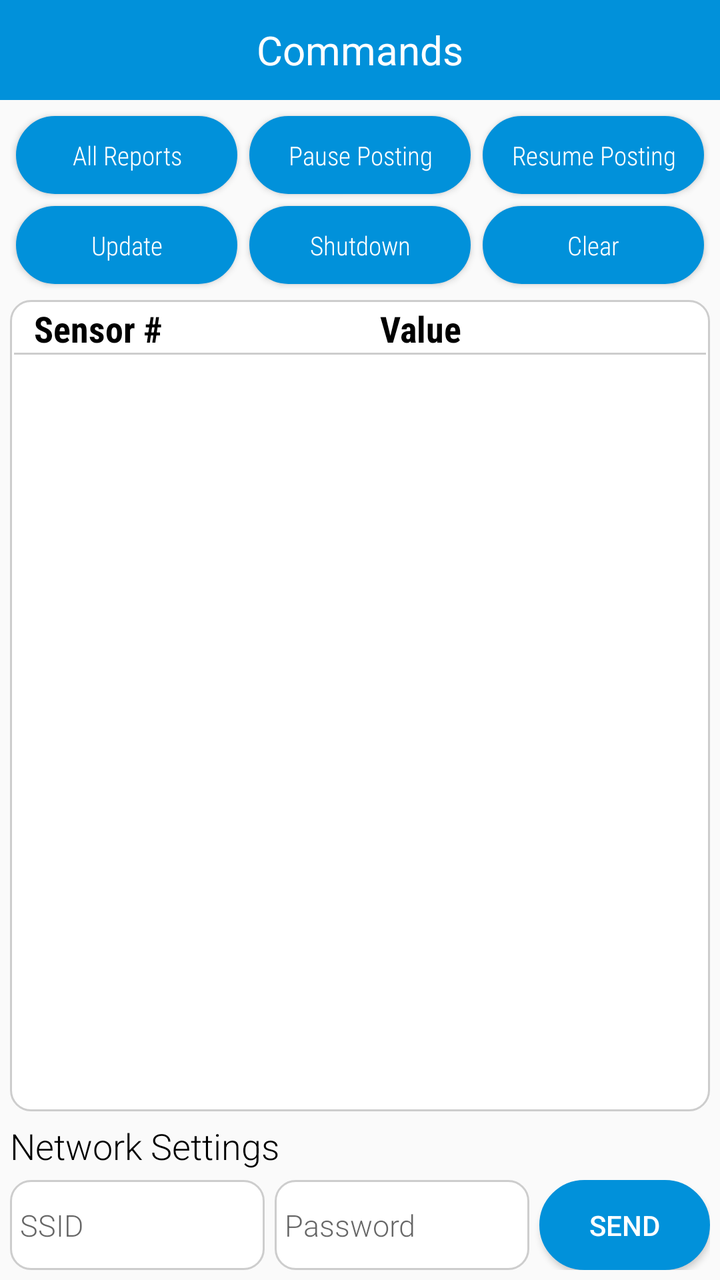
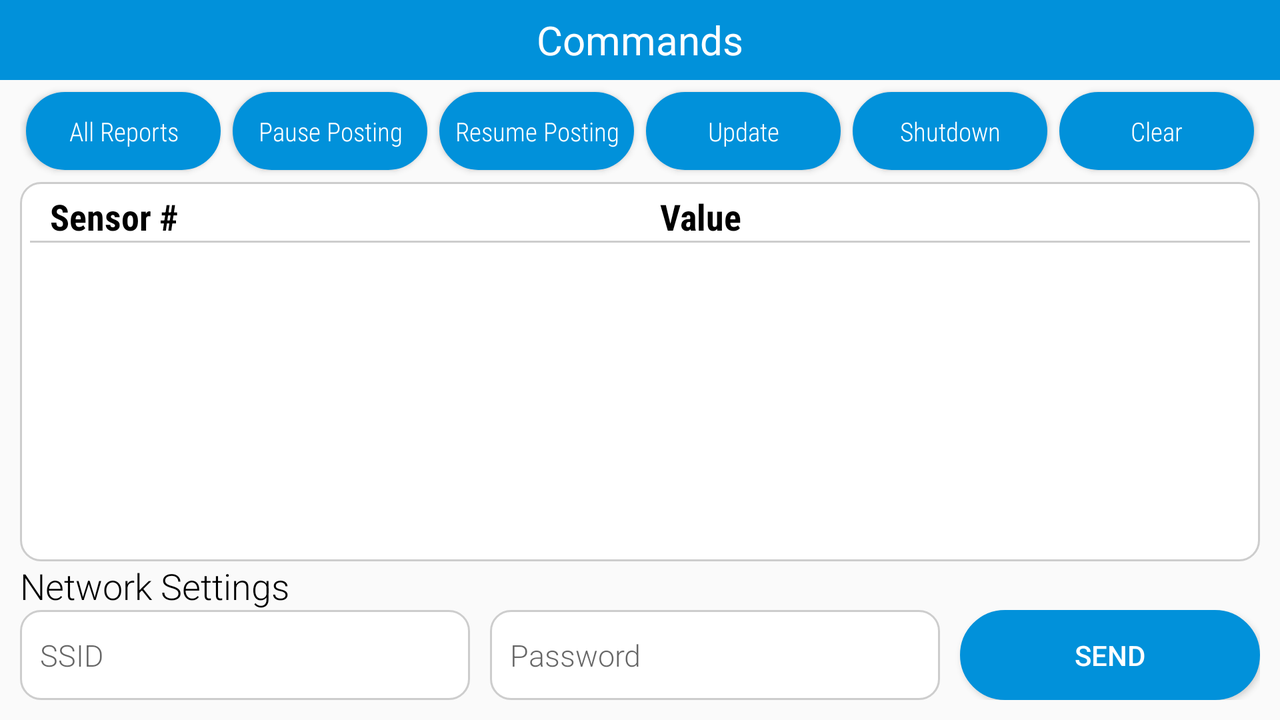

The same Android screen from two of the app's own layout files: first res/layout/ as a phone draws it, then the repository's variant for another configuration, drawn on a device whose configuration selects that folder. Both files follow.
<!-- AndroidManifest.xml: application theme AppTheme -->
<!-- res/layout/activity_dashboard.xml -->
<?xml version="1.0" encoding="utf-8"?>
<RelativeLayout xmlns:android="http://schemas.android.com/apk/res/android"
    xmlns:app="http://schemas.android.com/apk/res-auto"
    xmlns:tools="http://schemas.android.com/tools"
    android:layout_width="match_parent"
    android:layout_height="match_parent"
    android:orientation="vertical"
    tools:context=".Activities.DashboardActivity">

    <LinearLayout
        android:id="@+id/menu"
        android:layout_width="match_parent"
        android:layout_height="50dp"
        android:background="@color/light_blue"
        android:orientation="horizontal">

        <TextView
            android:layout_width="match_parent"
            android:layout_height="match_parent"
            android:gravity="center"
            android:text="Commands"
            android:textColor="@color/white"
            android:textSize="20dp" />
    </LinearLayout>

    <LinearLayout
        android:id="@+id/btn_layout1"
        android:layout_width="match_parent"
        android:layout_height="45dp"
        android:layout_below="@id/menu"
        android:layout_marginTop="5dp"
        android:layout_marginLeft="05dp"
        android:layout_marginRight="05dp"
        android:orientation="horizontal"
        android:weightSum="3">

        <Button
            android:id="@+id/btn_allReports"
            style="@style/Widget.AppCompat.Button"
            android:layout_width="0dp"
            android:layout_height="match_parent"
            android:layout_margin="3dp"
            android:layout_weight="1"
            android:background="@drawable/button_click"
            android:fontFamily="sans-serif-condensed-light"
            android:text="@string/txt_allreports"
            android:textAllCaps="false"
            android:textColor="@color/white"
            android:textSize="13dp" />

        <Button
            android:id="@+id/btn_pause"
            android:layout_width="0dp"
            android:layout_height="match_parent"
            android:layout_margin="3dp"
            android:layout_weight="1"
            android:background="@drawable/button_click"
            android:fontFamily="sans-serif-condensed-light"
            android:text="@string/txt_pause"
            android:textAllCaps="false"
            android:textColor="@color/white"
            android:textSize="13dp" />

        <Button
            android:id="@+id/btn_resume"
            android:layout_width="0dp"
            android:layout_height="match_parent"
            android:layout_margin="3dp"
            android:layout_weight="1"
            android:background="@drawable/button_click"
            android:fontFamily="sans-serif-condensed-light"
            android:text="@string/txt_resume"
            android:textAllCaps="false"
            android:textColor="@color/white"
            android:textSize="13dp" />
    </LinearLayout>

    <LinearLayout
        android:layout_marginBottom="5dp"
        android:id="@+id/btn_layout2"
        android:layout_width="match_parent"
        android:layout_height="45dp"
        android:layout_below="@id/btn_layout1"
        android:layout_marginLeft="05dp"
        android:layout_marginRight="05dp"
        android:orientation="horizontal"
        android:weightSum="3">

        <Button
            android:id="@+id/btn_update"
            style="@style/Widget.AppCompat.Button"
            android:layout_width="0dp"
            android:layout_height="match_parent"
            android:layout_margin="3dp"
            android:layout_weight="1"
            android:background="@drawable/button_click"
            android:fontFamily="sans-serif-condensed-light"
            android:text="@string/txt_update"
            android:textAllCaps="false"
            android:textColor="@color/white"
            android:textSize="13dp" />

        <Button
            android:id="@+id/btn_shutdown"
            android:layout_width="0dp"
            android:layout_height="match_parent"
            android:layout_margin="3dp"
            android:layout_weight="1"
            android:background="@drawable/button_click"
            android:fontFamily="sans-serif-condensed-light"
            android:text="@string/txt_shutdown"
            android:textAllCaps="false"
            android:textColor="@color/white"
            android:textSize="13dp" />

        <Button
            android:id="@+id/btn_clear"
            android:layout_width="0dp"
            android:layout_height="match_parent"
            android:layout_margin="3dp"
            android:layout_weight="1"
            android:background="@drawable/button_click"
            android:fontFamily="sans-serif-condensed-light"
            android:text="@string/txt_clear"
            android:textAllCaps="false"
            android:textColor="@color/white"
            android:textSize="13dp" />
    </LinearLayout>

    <RelativeLayout
        android:layout_width="match_parent"
        android:layout_height="match_parent"
        android:layout_above="@id/layout_4"
        android:layout_below="@+id/btn_layout2"
        android:layout_marginLeft="05dp"
        android:layout_marginRight="05dp"
        android:background="@drawable/background">

        <LinearLayout
            android:id="@+id/tree_heading"
            android:layout_width="match_parent"
            android:layout_height="wrap_content"
            android:orientation="horizontal"
            android:weightSum="2">

            <TextView
                android:layout_width="0dp"
                android:layout_height="wrap_content"
                android:layout_weight="1"
                android:fontFamily="sans-serif-condensed"
                android:paddingLeft="10dp"
                android:text="@string/sensors"
                android:textColor="@color/black"
                android:textSize="18dp"
                android:textStyle="bold" />

            <TextView
                android:layout_width="0dp"
                android:layout_height="wrap_content"
                android:layout_weight="1"
                android:fontFamily="sans-serif-condensed"
                android:paddingLeft="10dp"
                android:text="@string/value"
                android:textColor="@color/black"
                android:textSize="18dp"
                android:textStyle="bold" />
        </LinearLayout>

        <View
            android:id="@+id/divider"
            android:layout_width="match_parent"
            android:layout_height="1dp"
            android:layout_below="@id/tree_heading"
            android:background="@color/grey" />

        <LinearLayout
            android:layout_width="match_parent"
            android:layout_height="match_parent"
            android:layout_below="@id/divider"
            android:orientation="vertical">

            <Spinner
                android:id="@+id/department"
                android:layout_width="match_parent"
                android:layout_height="wrap_content"
                android:layout_alignParentLeft="true"
                android:layout_alignParentTop="true"
                android:textStyle="bold"
                android:visibility="gone" />

            <Button
                android:id="@+id/add"
                android:layout_width="wrap_content"
                android:layout_height="wrap_content"
                android:layout_below="@id/department"
                android:layout_alignParentRight="true"
                android:text="@string/add"
                android:visibility="gone" />

            <EditText
                android:id="@+id/product"
                android:layout_width="fill_parent"
                android:layout_height="wrap_content"
                android:layout_below="@id/department"
                android:layout_alignBaseline="@id/add"
                android:layout_alignParentLeft="true"
                android:layout_toLeftOf="@id/add"
                android:ems="10"
                android:hint="@string/product_hint"
                android:inputType="text"
                android:visibility="gone" />

            <TextView
                android:id="@+id/textView1"
                android:layout_width="match_parent"
                android:layout_height="wrap_content"
                android:layout_below="@id/product"
                android:layout_alignParentLeft="true"
                android:layout_margin="3dp"
                android:padding="5dp"
                android:text="@string/department_store"
                android:textAppearance="?android:attr/textAppearanceMedium"
                android:textStyle="bold"
                android:visibility="gone" />

            <ExpandableListView
                android:id="@+id/myList"
                android:layout_width="match_parent"
                android:layout_height="match_parent"
                android:layout_below="@id/textView1" />

        </LinearLayout>

        <RelativeLayout
            android:id="@+id/view"
            android:layout_width="match_parent"
            android:layout_height="match_parent" />

    </RelativeLayout>

    <LinearLayout
        android:id="@+id/layout_4"
        android:layout_width="match_parent"
        android:layout_height="wrap_content"
        android:layout_alignParentBottom="true"
        android:layout_margin="05dp"
        android:layout_marginLeft="05dp"
        android:layout_marginRight="05dp"
        android:orientation="vertical">

        <TextView
            android:layout_width="wrap_content"
            android:layout_height="wrap_content"
            android:fontFamily="sans-serif-light"
            android:text="@string/txt_network_settings"
            android:textColor="@color/black"
            android:textSize="18dp" />

        <LinearLayout
            android:layout_width="match_parent"
            android:layout_height="45dp"
            android:layout_marginTop="5dp"
            android:orientation="horizontal"
            android:weightSum="4">

            <EditText
                android:id="@+id/network_ssd"
                android:layout_width="0dp"
                android:layout_height="match_parent"
                android:layout_weight="1.5"
                android:background="@drawable/background"
                android:fontFamily="sans-serif-light"
                android:hint="@string/txt_ssid"
                android:paddingLeft="5dp"
                android:singleLine="true"
                android:textSize="15dp" />

            <EditText
                android:id="@+id/network_pass"
                android:layout_width="0dp"
                android:layout_height="match_parent"
                android:layout_marginLeft="5dp"
                android:layout_weight="1.5"
                android:background="@drawable/background"
                android:fontFamily="sans-serif-light"
                android:hint="@string/txt_password"
                android:paddingLeft="5dp"
                android:singleLine="true"
                android:textSize="15dp" />

            <Button
                android:id="@+id/btn_send"
                android:layout_width="0dp"
                android:layout_height="match_parent"
                android:layout_marginLeft="5dp"
                android:layout_weight="1"
                android:background="@drawable/button_click"
                android:text="@string/txt_send"
                android:textColor="@color/white" />
        </LinearLayout>
    </LinearLayout>

</RelativeLayout>
<!-- resources referenced by this layout -->
<resources>
  <color name="black">#000000</color>
  <color name="grey">#CDCDCD</color>
  <color name="light_blue">#0191da</color>
  <color name="white">#FFFFFF</color>
  <!-- drawable background (drawable) -->
  <?xml version="1.0" encoding="UTF-8"?>
  <shape xmlns:android="http://schemas.android.com/apk/res/android"
      android:id="@+id/listview_background_shape">
      <padding
          android:bottom="2dp"
          android:left="2dp"
          android:right="2dp"
          android:top="2dp" />
      <corners android:radius="10dp" />
      <solid android:color="@color/white"/>
      <stroke
          android:width="1dp"
          android:color="@color/grey" />
  </shape>
  <!-- drawable button_click (drawable-v24) -->
  <?xml version="1.0" encoding="utf-8"?>
  <selector xmlns:android="http://schemas.android.com/apk/res/android">
      <item android:drawable="@drawable/bg_button_dark" android:state_pressed="true" />
      <item android:drawable="@drawable/bg_button_dark" android:state_hovered="true" />
      <item android:drawable="@drawable/bg_button_light" />
  </selector>
  <string name="add">Add</string>
  <string name="department_store">Department Store</string>
  <string name="product_hint">Products</string>
  <string name="sensors">Sensor #</string>
  <string name="txt_allreports">All Reports</string>
  <string name="txt_clear">Clear</string>
  <string name="txt_network_settings">Network Settings</string>
  <string name="txt_password">Password</string>
  <string name="txt_pause">Pause Posting</string>
  <string name="txt_resume">Resume Posting</string>
  <string name="txt_send">Send</string>
  <string name="txt_shutdown">Shutdown</string>
  <string name="txt_ssid">SSID</string>
  <string name="txt_update">Update</string>
  <string name="value">Value</string>
  <style name="AppTheme" parent="Theme.AppCompat.Light.NoActionBar">
          
          <item name="colorPrimary">@color/light_blue</item>
          <item name="android:windowLightStatusBar" tools:targetApi="m">true</item>
          <item name="colorPrimaryDark">@color/dark_blue</item>
          <item name="android:statusBarColor" tools:targetApi="lollipop">@color/white</item>
          <item name="colorAccent">@color/black</item>
      </style>
  <!-- drawable bg_button_dark (drawable-v24) -->
  <?xml version="1.0" encoding="UTF-8"?>
  <shape xmlns:android="http://schemas.android.com/apk/res/android"
      android:id="@+id/listview_background_shape">
      <padding
          android:bottom="2dp"
          android:left="2dp"
          android:right="2dp"
          android:top="2dp" />
      <corners android:radius="10dp" />
      <solid android:color="@color/dark_blue" />
      <stroke
          android:width="1dp"
          android:color="@color/dark_blue" />
  </shape>
  <!-- drawable bg_button_light (drawable-v24) -->
  <?xml version="1.0" encoding="UTF-8"?>
  <shape xmlns:android="http://schemas.android.com/apk/res/android"
      android:id="@+id/listview_background_shape">
      <padding
          android:bottom="2dp"
          android:left="2dp"
          android:right="2dp"
          android:top="2dp" />
      <corners android:radius="250dp" />
      <solid android:color="@color/light_blue" />
      <stroke
          android:width="1dp"
          android:color="@color/light_blue" />
  </shape>
  <color name="dark_blue">#1c477e</color>
</resources>
<!-- res/layout-land/activity_dashboard.xml (the repository's variant of the layout above) -->
<!-- drawn on the phone turned sideways -->
<?xml version="1.0" encoding="utf-8"?>
<RelativeLayout xmlns:android="http://schemas.android.com/apk/res/android"
    xmlns:app="http://schemas.android.com/apk/res-auto"
    xmlns:tools="http://schemas.android.com/tools"
    android:layout_width="match_parent"
    android:layout_height="match_parent"
    tools:context=".Activities.DashboardActivity">

    <LinearLayout
        android:id="@+id/menu"
        android:layout_width="match_parent"
        android:layout_height="40dp"
        android:background="@color/light_blue"
        android:orientation="horizontal">

        <TextView
            android:layout_width="match_parent"
            android:layout_height="match_parent"
            android:gravity="center"
            android:text="Commands"
            android:textColor="@color/white"
            android:textSize="20dp" />
    </LinearLayout>

    <LinearLayout
        android:layout_marginTop="3dp"
        android:layout_marginBottom="3dp"
        android:layout_marginLeft="10dp"
        android:layout_marginRight="10dp"
        android:id="@+id/btn_layout1"
        android:layout_width="match_parent"
        android:layout_height="45dp"
        android:layout_below="@+id/menu"
        android:orientation="horizontal"
        android:weightSum="6">

        <Button
            android:id="@+id/btn_allReports"
            style="@style/Widget.AppCompat.Button"
            android:layout_width="0dp"
            android:layout_height="match_parent"
            android:layout_margin="3dp"
            android:layout_weight="1"
            android:background="@drawable/button_click"
            android:fontFamily="sans-serif-condensed-light"
            android:text="@string/txt_allreports"
            android:textAllCaps="false"
            android:textColor="@color/white"
            android:textSize="13dp" />

        <Button
            android:id="@+id/btn_pause"
            android:layout_width="0dp"
            android:layout_height="match_parent"
            android:layout_margin="3dp"
            android:layout_weight="1"
            android:background="@drawable/button_click"
            android:fontFamily="sans-serif-condensed-light"
            android:text="@string/txt_pause"
            android:textAllCaps="false"
            android:textColor="@color/white"
            android:textSize="13dp" />

        <Button
            android:id="@+id/btn_resume"
            android:layout_width="0dp"
            android:layout_height="match_parent"
            android:layout_margin="3dp"
            android:layout_weight="1"
            android:background="@drawable/button_click"
            android:fontFamily="sans-serif-condensed-light"
            android:text="@string/txt_resume"
            android:textAllCaps="false"
            android:textColor="@color/white"
            android:textSize="13dp" />

        <Button
            android:id="@+id/btn_update"
            style="@style/Widget.AppCompat.Button"
            android:layout_width="0dp"
            android:layout_height="match_parent"
            android:layout_margin="3dp"
            android:layout_weight="1"
            android:background="@drawable/button_click"
            android:fontFamily="sans-serif-condensed-light"
            android:text="@string/txt_update"
            android:textAllCaps="false"
            android:textColor="@color/white"
            android:textSize="13dp" />

        <Button
            android:id="@+id/btn_shutdown"
            android:layout_width="0dp"
            android:layout_height="match_parent"
            android:layout_margin="3dp"
            android:layout_weight="1"
            android:background="@drawable/button_click"
            android:fontFamily="sans-serif-condensed-light"
            android:text="@string/txt_shutdown"
            android:textAllCaps="false"
            android:textColor="@color/white"
            android:textSize="13dp" />

        <Button
            android:id="@+id/btn_clear"
            android:layout_width="0dp"
            android:layout_height="match_parent"
            android:layout_margin="3dp"
            android:layout_weight="1"
            android:background="@drawable/button_click"
            android:fontFamily="sans-serif-condensed-light"
            android:text="@string/txt_clear"
            android:textAllCaps="false"
            android:textColor="@color/white"
            android:textSize="13dp" />
    </LinearLayout>

    <RelativeLayout
        android:layout_marginLeft="10dp"
        android:layout_marginRight="10dp"
        android:layout_width="match_parent"
        android:layout_height="match_parent"
        android:layout_above="@id/layout_4"
        android:layout_below="@+id/btn_layout1"
        android:background="@drawable/background"
        android:padding="5dp">

        <LinearLayout
            android:id="@+id/tree_heading"
            android:layout_width="match_parent"
            android:layout_height="wrap_content"
            android:orientation="horizontal"
            android:weightSum="2">

            <TextView
                android:layout_width="0dp"
                android:layout_height="wrap_content"
                android:layout_weight="1"
                android:fontFamily="sans-serif-condensed"
                android:paddingLeft="10dp"
                android:text="@string/sensors"
                android:textColor="@color/black"
                android:textSize="18dp"
                android:textStyle="bold" />

            <TextView
                android:layout_width="0dp"
                android:layout_height="wrap_content"
                android:layout_weight="1"
                android:fontFamily="sans-serif-condensed"
                android:paddingLeft="10dp"
                android:text="@string/value"
                android:textColor="@color/black"
                android:textSize="18dp"
                android:textStyle="bold" />
        </LinearLayout>

        <View
            android:id="@+id/divider"
            android:layout_width="match_parent"
            android:layout_height="1dp"
            android:layout_below="@id/tree_heading"
            android:background="@color/grey" />

        <LinearLayout
            android:layout_width="match_parent"
            android:layout_height="match_parent"
            android:layout_below="@id/divider"
            android:orientation="vertical">

            <Spinner
                android:id="@+id/department"
                android:layout_width="match_parent"
                android:layout_height="wrap_content"
                android:layout_alignParentLeft="true"
                android:layout_alignParentTop="true"
                android:textStyle="bold"
                android:visibility="gone" />

            <Button
                android:id="@+id/add"
                android:layout_width="wrap_content"
                android:layout_height="wrap_content"
                android:layout_below="@id/department"
                android:layout_alignParentRight="true"
                android:text="@string/add"
                android:visibility="gone" />

            <EditText
                android:id="@+id/product"
                android:layout_width="fill_parent"
                android:layout_height="wrap_content"
                android:layout_below="@id/department"
                android:layout_alignBaseline="@id/add"
                android:layout_alignParentLeft="true"
                android:layout_toLeftOf="@id/add"
                android:ems="10"
                android:hint="@string/product_hint"
                android:inputType="text"
                android:visibility="gone" />

            <TextView
                android:id="@+id/textView1"
                android:layout_width="match_parent"
                android:layout_height="wrap_content"
                android:layout_below="@id/product"
                android:layout_alignParentLeft="true"
                android:layout_margin="5dp"
                android:padding="5dp"
                android:text="@string/department_store"
                android:textAppearance="?android:attr/textAppearanceMedium"
                android:textStyle="bold"
                android:visibility="gone" />

            <ExpandableListView
                android:id="@+id/myList"
                android:layout_width="match_parent"
                android:layout_height="match_parent"
                android:layout_below="@id/textView1" />

        </LinearLayout>
    </RelativeLayout>

    <LinearLayout
        android:layout_marginBottom="10dp"
        android:layout_marginLeft="10dp"
        android:layout_marginRight="10dp"
        android:id="@+id/layout_4"
        android:layout_width="match_parent"
        android:layout_height="wrap_content"
        android:layout_alignParentBottom="true"
        android:orientation="vertical">

        <TextView
            android:layout_width="wrap_content"
            android:layout_height="wrap_content"
            android:fontFamily="sans-serif-light"
            android:text="@string/txt_network_settings"
            android:textColor="@color/black"
            android:textSize="18dp" />

        <LinearLayout
            android:layout_width="match_parent"
            android:layout_height="45dp"
            android:orientation="horizontal"
            android:weightSum="4">

            <EditText
                android:id="@+id/network_ssd"
                android:layout_width="0dp"
                android:layout_height="match_parent"
                android:layout_marginRight="5dp"
                android:layout_weight="1.5"
                android:background="@drawable/background"
                android:fontFamily="sans-serif-light"
                android:hint="@string/txt_ssid"
                android:paddingLeft="10dp"
                android:textSize="15dp" />

            <EditText
                android:id="@+id/network_pass"
                android:layout_width="0dp"
                android:layout_height="match_parent"
                android:layout_marginLeft="5dp"
                android:layout_weight="1.5"
                android:background="@drawable/background"
                android:fontFamily="sans-serif-light"
                android:hint="@string/txt_password"
                android:paddingLeft="10dp"
                android:textSize="15dp" />

            <Button
                android:id="@+id/btn_send"
                android:layout_width="0dp"
                android:layout_height="match_parent"
                android:layout_marginLeft="10dp"
                android:layout_weight="1"
                android:background="@drawable/button_click"
                android:text="@string/txt_send"
                android:textColor="@color/white" />
        </LinearLayout>
    </LinearLayout>

</RelativeLayout>
